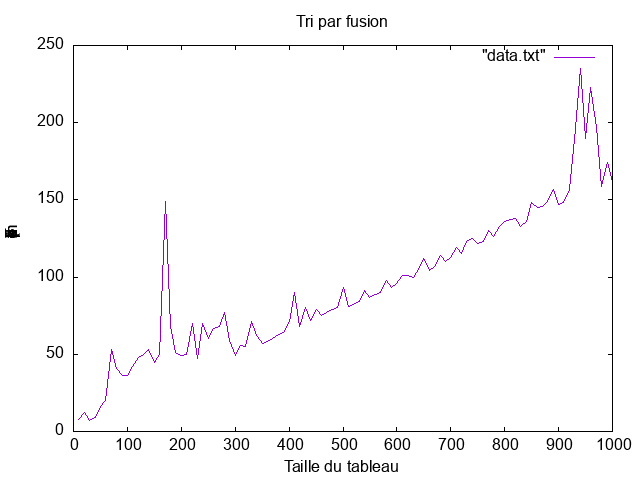

Recreate this plot in gnuplot.
set term png
set output "courbe_fusion.png"
set xlabel "Taille du tableau"
set ylabel "Temps d'exécution (microseconds)"
set title "Tri par fusion"
plot "data.txt" with lines
